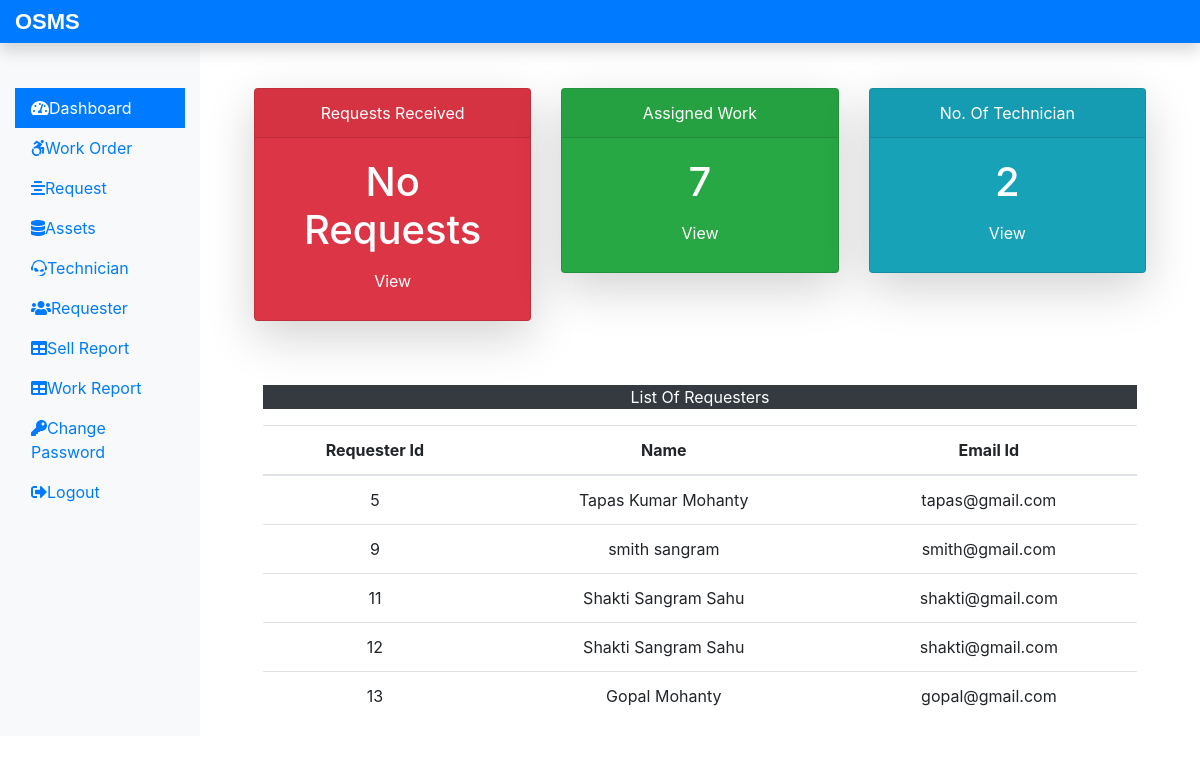
/admin/dashboard.php (signed in), run on the app's committed database.
### tables this page shows
CREATE TABLE `userdetails` (
  `u_id` int(11) NOT NULL,
  `u_name` varchar(50) NOT NULL,
  `u_emailid` varchar(50) NOT NULL,
  `u_password` varchar(50) NOT NULL
);

### admin/dashboard.php (the view, shortened to what this page needs)
<?php
  include_once('../dbconnection.php');
  $sql="SELECT max(requestid) FROM submitrequest";
  $result=$conn->query($sql);
  $row=$result->fetch_row();
  $submitrequest=$row[0];
  $sql="SELECT max(rno) FROM assign_work";
  $result=$conn->query($sql);
  $row=$result->fetch_row();
  $assignedwork=$row[0];
  $sql="SELECT * FROM technician_details";
  $result=$conn->query($sql);
  $technician=$result->num_rows;
  include_once('includes/header.php');
?>
        <div class="col-sm-9 col-md-10">
          <div class="row text-center mx-4 mt-5">
           <div class="col-md-4">
             <div class="card text-white bg-danger mb-3 shadow-lg" style="max-width:18rem;">
              <div class="card-header">Requests Received</div>
              <div class="card-body">
                <h1><?php if(isset($submitrequest)) { echo $submitrequest ;}else{ echo 'No Requests';} ?></h1>
                <a href="request.php" class="btn text-white">View</a>
              </div>
             </div>
           </div>
           <div class="col-md-4">
           <div class="card text-white bg-success mb-3 shadow-lg"style="max-width:18rem;">
              <div class="card-header">Assigned Work</div>
              <div class="card-body">
                <h1><?php if(isset($assignedwork)) { echo $assignedwork ;}else{ echo 'No Work Assign';} ?></h1>
                <a href="work.php" class="btn text-white">View</a>
              </div>
             </div>
           </div>
           <div class="col-md-4">
           <div class="card text-white bg-info mb-3 shadow-lg"style="max-width:18rem;">
              <div class="card-header">No. Of Technician</div>
              <div class="card-body">
                <h1><?php if(isset($technician)) { echo $technician ;}else{ echo 'No Technician';} ?></h1>
                <a href="technician.php" class="btn text-white">View</a>
              </div>
             </div>
           </div>
          </div>
          <div class="mx-5 mt-5 text-center">
            <p class="bg-dark text-white">List Of Requesters</p>
            <?php
              $sql = "SELECT * FROM userdetails";
              $result=$conn->query($sql);
              if($result->num_rows > 0){
              ?>
              <table class="table">
                <thead>
                  <tr>
                    <th>Requester Id</th>
                    <th>Name</th>
                    <th>Email Id</th>
                  </tr>
                </thead>
                <tbody>
                  <?php while($row=$result->fetch_assoc()){ ?>
                  <tr>
                    <td><?php echo $row['u_id']; ?></td>
                    <td><?php echo $row['u_name']; ?></td>
                    <td><?php echo $row['u_emailid']; ?></td>
                  </tr>
                  <?php } ?>
                </tbody>
              </table>
              <?php }else{ echo 'No Requester Available'; } ?>
          </div>
        </div>
    <?php include_once('includes/footer.php'); ?>

### admin/includes/header.php (shortened to what this page needs)
<!DOCTYPE html>
<html lang="en">
<head>
  <link rel="stylesheet" href="../css/bootstrap.min.css">
  <link rel="stylesheet" href="../css/all.min.css">
  <link rel="stylesheet" href="../css/custom.css">
</head>
<body>
  <nav class="navbar navbar-dark fixed-top bg-primary flex-md-nowrap p-0 shadow"><a class="navbar-brand col-sm-3 col-md-2 mr-0" href="dashboard.php">OSMS</a></nav>
   <div class="container-fluid mb-5" style="margin-top:40px;">
      <div class="row">
        <nav class="col-sm-2 bg-light sidebar py-5 d-print-none">
          <div class="sidebar-sticky">
          	<ul class="nav flex-column"><li class="nav-item"><a class="nav-link <?php if(page == 'dashboard'){ echo 'active';} ?>"  href="dashboard.php"><i class="fas fa-tachometer-alt"></i>Dashboard</a></li>
            <li class="nav-item"><a class="nav-link <?php if(page == 'work'){ echo 'active';} ?>" href="work.php"><i class="fab fa-accessible-icon" ></i>Work Order</a></li>
            <li class="nav-item"><a class="nav-link <?php if(page == 'request'){ echo 'active';} ?>" href="request.php"><i class="fas fa-align-center"></i>Request</a></li>
            <li class="nav-item"><a class="nav-link <?php if(page == 'assets'){ echo 'active';} ?>" href="assets.php"><i class="fas fa-database"></i>Assets</a></li>
            <li class="nav-item"><a class="nav-link <?php if(page == 'technician'){ echo 'active';} ?>" href="technician.php"><i class="fab fa-teamspeak"></i>Technician</a></li>
            <li class="nav-item"><a class="nav-link <?php if(page == 'requester'){ echo 'active';} ?>" href="requester.php"><i class="fas fa-users"></i>Requester</a></li>
            <li class="nav-item"><a class="nav-link <?php if(page == 'sellreport'){ echo 'active';} ?>" href="sellreport.php"><i class="fas fa-table"></i>Sell Report</a></li>
            <li class="nav-item"><a class="nav-link <?php if(page == 'workreport'){ echo 'active';} ?>" href="workreport.php"><i class="fas fa-table"></i>Work Report</a></li>
            <li class="nav-item"><a class="nav-link <?php if(page == 'changepassword'){ echo 'active';} ?>" href="changepassword.php"><i class="fas fa-key"></i>Change Password</a></li>
            <li class="nav-item"><a class="nav-link" href="../logout.php"><i class="fas fa-sign-out-alt"></i>Logout</a></li>
            </ul>
          </div>
        </nav>

### admin/includes/footer.php (shortened to what this page needs)
      </div>
    </div>
</body>
</html>

### css/custom.css (style rules this page uses)
.navbar-brand { font-family: 'Ubuntu', sans-serif; color:#FFFFFF; font-size:22px; font-weight:bold; }
.active { color: white; background-color: #007bff; }

### data on the page
userdetails: u_id "5", u_name "Tapas Kumar Mohanty", u_emailid "tapas@gmail.com"
userdetails: u_id "9", u_name "smith sangram", u_emailid "smith@gmail.com"
userdetails: u_id "11", u_name "Shakti Sangram Sahu", u_emailid "shakti@gmail.com"
userdetails: u_id "12", u_name "Shakti Sangram Sahu", u_emailid "shakti@gmail.com"
userdetails: u_id "13", u_name "Gopal Mohanty", u_emailid "gopal@gmail.com"

### other printed values
$assignedwork "7"
$technician "2"
